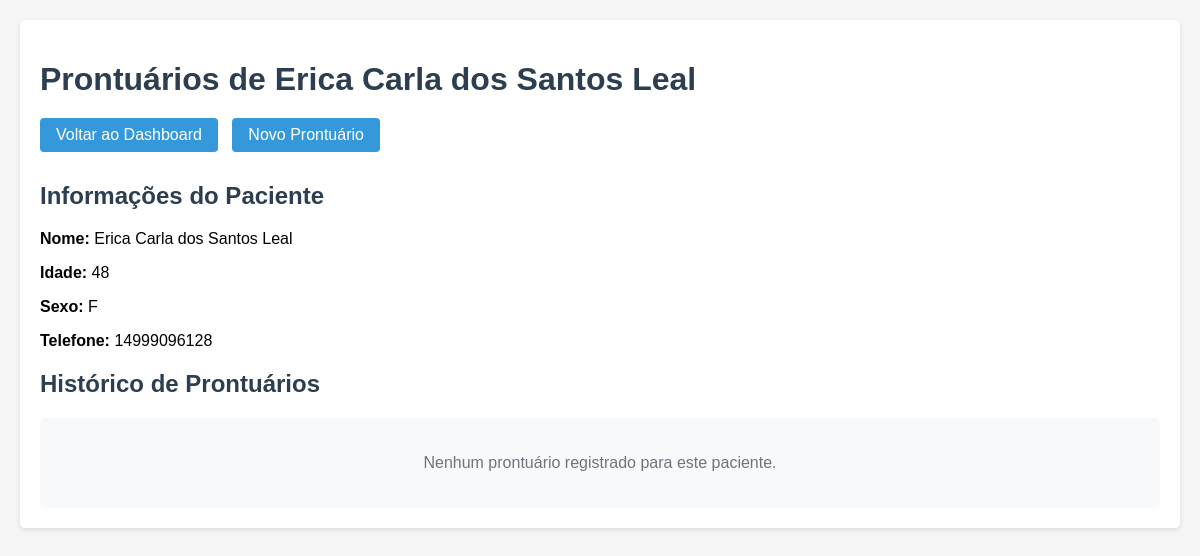
Page /paciente/3/prontuarios on the committed database.
### app.py (models this page shows)
class Paciente(db.Model):
    id = db.Column(db.Integer, primary_key=True)
    nome = db.Column(db.String(100))
    idade = db.Column(db.Integer)
    sexo = db.Column(db.String(20))
    telefone = db.Column(db.String(20))
    prontuarios = db.relationship('Prontuario', backref='paciente', lazy=True)

### app.py (the view)
@app.route('/paciente/<int:paciente_id>/prontuarios')
def ver_prontuarios(paciente_id):
    paciente = Paciente.query.get_or_404(paciente_id)
    prontuarios = Prontuario.query.filter_by(paciente_id=paciente_id).order_by(Prontuario.data_consulta.desc()).all()
    return render_template('prontuarios.html', paciente=paciente, prontuarios=prontuarios)

### templates/prontuarios.html (shortened to what this page needs)
<!DOCTYPE html>
<html lang="pt-br">
<head>
</head>
<body>
    <div class="container">
        <h1>Prontuários de {{ paciente.nome }}</h1>
        <div>
            <a href="{{ url_for('admin_dashboard') }}" class="btn">Voltar ao Dashboard</a>
            <a href="{{ url_for('novo_prontuario', paciente_id=paciente.id) }}" class="btn">Novo Prontuário</a>
        </div>
        <h2>Informações do Paciente</h2>
        <div class="prontuario-info">
            <p><strong>Nome:</strong> {{ paciente.nome }}</p>
            <p><strong>Idade:</strong> {{ paciente.idade }}</p>
            <p><strong>Sexo:</strong> {{ paciente.sexo }}</p>
            <p><strong>Telefone:</strong> {{ paciente.telefone }}</p>
        </div>
        <h2>Histórico de Prontuários</h2>
        {% if prontuarios %}
            {% for prontuario in prontuarios %}
                <div class="prontuario">
                    <h3>Consulta em {{ prontuario.data_consulta.strftime('%d/%m/%Y') }}</h3>
                    {% if prontuario.diagnostico %}
                    <div class="prontuario-info">
                        <span class="prontuario-label">Diagnóstico:</span>
                        <p>{{ prontuario.diagnostico }}</p>
                    </div>
                    {% endif %}
                    {% if prontuario.procedimento %}
                    <div class="prontuario-info">
                        <span class="prontuario-label">Procedimento:</span>
                        <p>{{ prontuario.procedimento }}</p>
                    </div>
                    {% endif %}
                    {% if prontuario.prescricao %}
                    <div class="prontuario-info">
                        <span class="prontuario-label">Prescrição:</span>
                        <p>{{ prontuario.prescricao }}</p>
                    </div>
                    {% endif %}
                    {% if prontuario.recomendacoes %}
                    <div class="prontuario-info">
                        <span class="prontuario-label">Recomendações:</span>
                        <p>{{ prontuario.recomendacoes }}</p>
                    </div>
                    {% endif %}
                    {% if prontuario.anexos %}
                    <div class="prontuario-info">
                        <span class="prontuario-label">Anexos:</span>
                        <p>{{ prontuario.anexos }}</p>
                    </div>
                    {% endif %}
                </div>
            {% endfor %}
        {% else %}
            <div class="no-records">
                <p>Nenhum prontuário registrado para este paciente.</p>
            </div>
        {% endif %}
    </div>
</body>
</html>

### templates/prontuarios.html (style rules this page uses)
body { font-family: Arial, sans-serif; margin: 0; padding: 20px; background-color: #f5f5f5; }
.container { max-width: 1200px; margin: 0 auto; background-color: white; padding: 20px; border-radius: 5px; box-shadow: 0 2px 5px rgba(0,0,0,0.1); }
h1, h2 { color: #2c3e50; margin-bottom: 20px; }
.btn { display: inline-block; padding: 8px 16px; background-color: #3498db; color: white; text-decoration: none; border-radius: 4px; margin-right: 10px; margin-bottom: 10px; }
.prontuario-info { margin-bottom: 10px; }
.no-records { padding: 20px; background-color: #f8f9fa; border-radius: 5px; text-align: center; color: #6c757d; }

### rows in the picture
Paciente: nome "Erica Carla dos Santos Leal", idade "48", sexo "F", telefone "14999096128"
